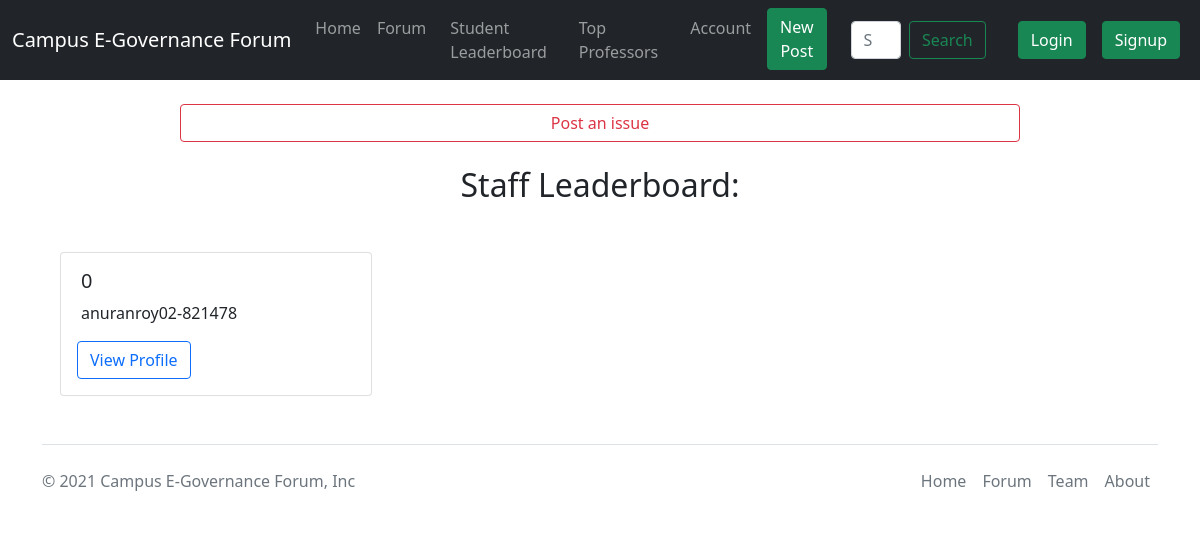
Before: /forum/top-professors/ with the older database file.
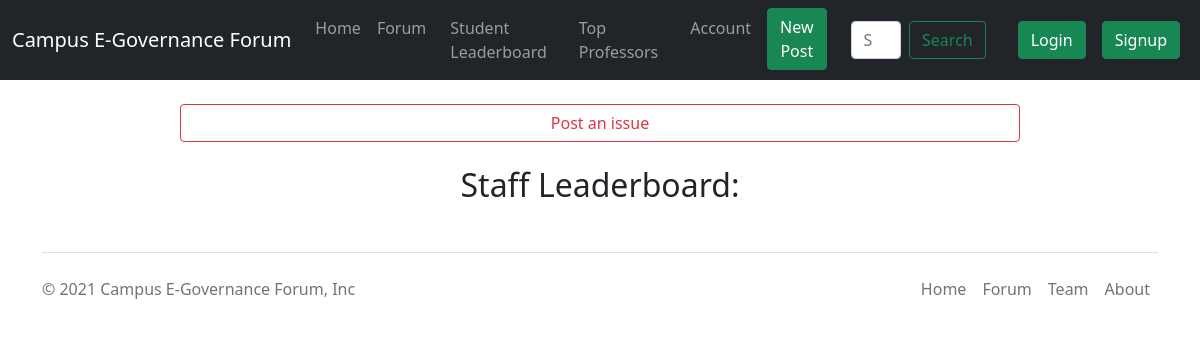
After: the same page with the newer database file.
### forum/models.py (models this page shows, shortened)
class TeacherProfile(models.Model):
    sno = models.AutoField(primary_key=True)
    user = models.ForeignKey(User, on_delete=models.CASCADE)
    username = models.CharField(max_length=255, unique=True)
    reputation = models.IntegerField(default=0)
    tags = models.JSONField(default=dict)
    rollno = models.CharField(max_length=255, default="")

### forum/views.py (the view)
# urls.py: path('top-professors/', views.TeacherLeaderBoard, name="TeacherLeaderBoard"),
def TeacherLeaderBoard(request):
    users = list(TeacherProfile.objects.all())
    users.sort(key = lambda x: x.reputation, reverse=True)
    params = {}
    params["page_title"] = "Staff Leaderboard"
    params["users"] = users
    return render(request, 'forum/staff/leaderboard.html', params)

### forum/templates/forum/staff/leaderboard.html (shortened to what this page needs)
{% extends 'forum/base.html' %}
{% block body %}
<center><a href="newpost/" class="btn btn-outline-danger my-4" style="width: 70%;">Post an issue</a></center>
<h2 align="center">{{ page_title }}:</h2>
<div class="row my-4 mx-4">
    {% for i in users|slice:":" %}
    <div class="col-sm-4">
      <div class="card my-4 mx-4">
            <div class="card-body">
              <h5 class="card-title mx-1">{{ i.reputation }}</h5>
              <p class="card-text mx-1">{{ i.username|truncatechars:75 }}</p>
              <a href="/forum/user/{{i.username}}" class="btn btn-outline-primary">View Profile</a>
            </div>
      </div>
    </div>
    {% endfor %}
  </div>
{% endblock %}

Changed rows visible on the page:
removed TeacherProfile: reputation "0", username "anuranroy02-821478"
